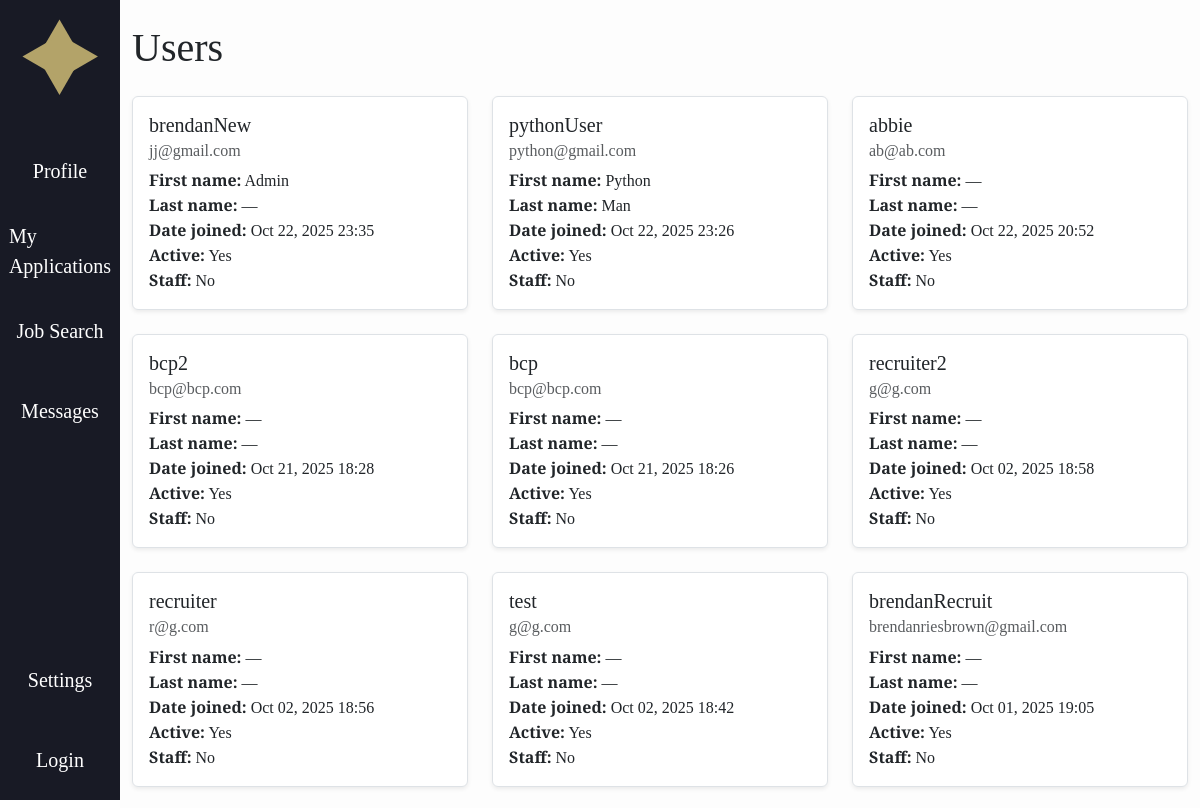
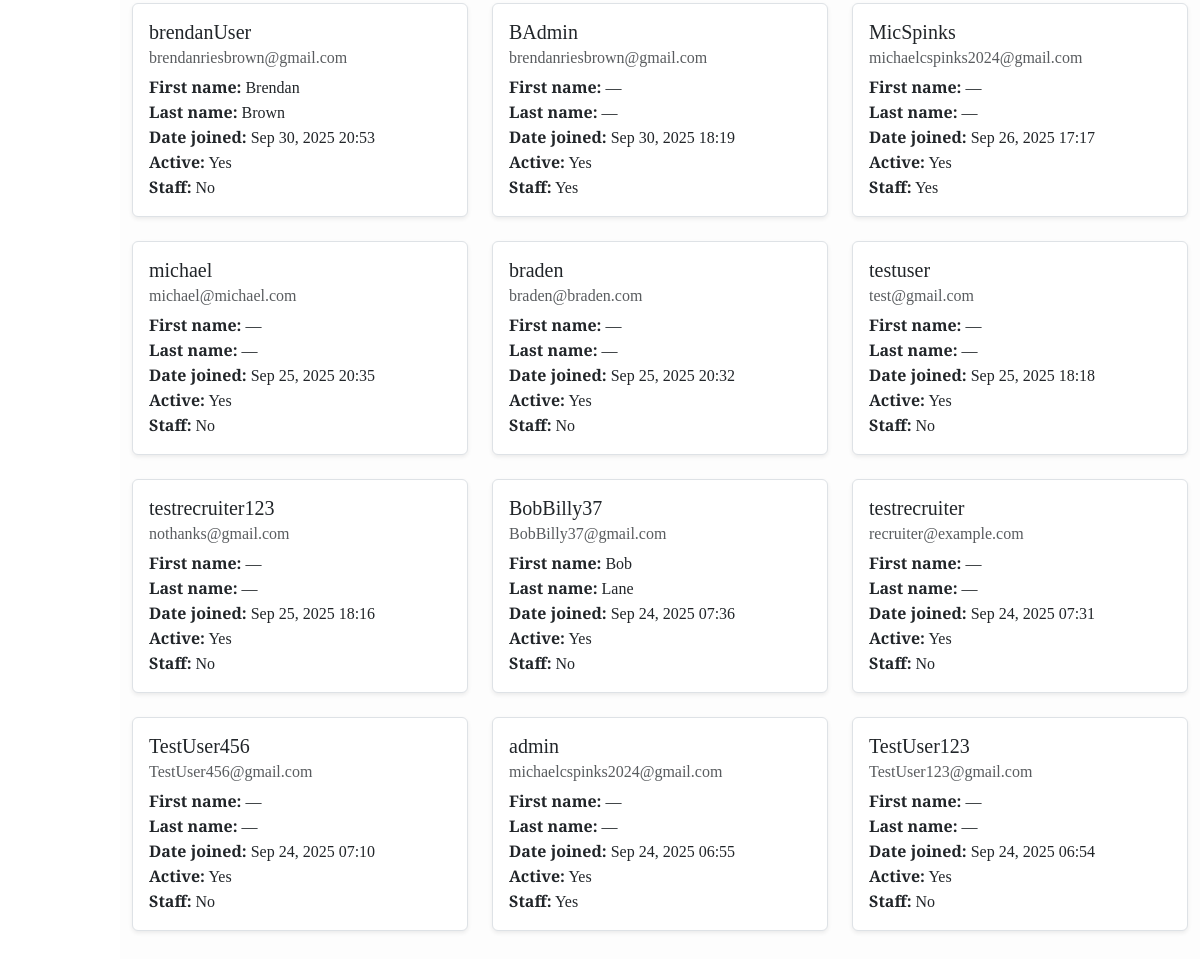
The page /manageusers/ on the database its author committed (2 pictures, top to bottom).
### accounts/models.py (models this page shows, shortened)
class CustomUser(AbstractUser):
    ROLE_CHOICES = (
        ("recruiter", "Recruiter"),
        ("user", "User"),
    )
    role = models.CharField(max_length=20, choices=ROLE_CHOICES, default="user")
    fname = models.CharField(max_length=30, blank=True, default='')
    lname = models.CharField(max_length=30, blank=True, default='')
    headline = models.CharField(max_length=255, blank=True, default='')
    skills = models.TextField(blank=True, default='')
    education = models.TextField(blank=True, default='')
    work_experience = models.TextField(blank=True, default='')
    location = models.CharField(max_length=255, blank=True, default='')
    links = models.TextField(blank=True, default='')
    show_headline = models.BooleanField(default=True)
    show_skills = models.BooleanField(default=True)
    show_education = models.BooleanField(default=True)
    show_work_experience = models.BooleanField(default=True)
    show_location = models.BooleanField(default=True)
    show_links = models.BooleanField(default=True)

### Ahome/views.py (the view)
# urls.py: path('manageusers/', views.manageusers, name='Ahome.manageusers'),
def manageusers(request):
    users = CustomUser.objects.all().order_by('-date_joined')
    return render(request, 'Ahome/manageusers.html', {'users': users})

### jobble/context_processors.py (called while the page is built, shortened)
def user_template(request):
    return {"base_template": "base.html"}           # default for anonymous users

### Ahome/templates/Ahome/manageusers.html (shortened to what this page needs)
{% extends base_template %}
{% load static %}
{% block content %}
<div class="container py-4">
	<h1 class="mb-4">Users</h1>
	<div class="row">
		{% for user in users %}
		<div class="col-md-6 col-lg-4 mb-4">
			<div class="card shadow-sm h-100">
				<div class="card-body">
					<h5 class="card-title">{{ user.username }}</h5>
					<h6 class="card-subtitle mb-2 text-muted">{{ user.email }}</h6>
					<p class="card-text">
						<strong>First name:</strong> {{ user.fname|default:"—" }}<br>
						<strong>Last name:</strong> {{ user.lname|default:"—" }}<br>
						<strong>Date joined:</strong> {{ user.date_joined|date:"M d, Y H:i" }}<br>
						<strong>Active:</strong> {{ user.is_active|yesno:"Yes,No" }}<br>
						<strong>Staff:</strong> {{ user.is_staff|yesno:"Yes,No" }}
					</p>
				</div>
			</div>
		</div>
		{% empty %}
		<p>No users found.</p>
		{% endfor %}
	</div>
</div>
{% endblock content %}

### jobble/static/css/style.css (style rules this page uses)
* { font-family: "DM Serif Text", serif; font-weight: 400; font-style: normal; }
body { overflow-x: hidden; }
h1 { font-size: 36px; }
.card { border: 1.5px solid #dee2e6 !important; }

### rows shown on the page
CustomUser: username "brendanNew", email "jj@gmail.com", fname "Admin", lname "—", date_joined "Oct 22, 2025 23:35", is_active "Yes", is_staff "No"
CustomUser: username "pythonUser", email "python@gmail.com", fname "Python", lname "Man", date_joined "Oct 22, 2025 23:26", is_active "Yes", is_staff "No"
CustomUser: username "abbie", email "ab@ab.com", fname "—", lname "—", date_joined "Oct 22, 2025 20:52", is_active "Yes", is_staff "No"
CustomUser: username "bcp2", email "bcp@bcp.com", fname "—", lname "—", date_joined "Oct 21, 2025 18:28", is_active "Yes", is_staff "No"
CustomUser: username "bcp", email "bcp@bcp.com", fname "—", lname "—", date_joined "Oct 21, 2025 18:26", is_active "Yes", is_staff "No"
CustomUser: username "recruiter2", email "g@g.com", fname "—", lname "—", date_joined "Oct 02, 2025 18:58", is_active "Yes", is_staff "No"
CustomUser: username "recruiter", email "r@g.com", fname "—", lname "—", date_joined "Oct 02, 2025 18:56", is_active "Yes", is_staff "No"
CustomUser: username "test", email "g@g.com", fname "—", lname "—", date_joined "Oct 02, 2025 18:42", is_active "Yes", is_staff "No"
CustomUser: username "brendanRecruit", email "brendanriesbrown@gmail.com", fname "—", lname "—", date_joined "Oct 01, 2025 19:05", is_active "Yes", is_staff "No"
CustomUser: username "brendanUser", email "brendanriesbrown@gmail.com", fname "Brendan", lname "Brown", date_joined "Sep 30, 2025 20:53", is_active "Yes", is_staff "No"
CustomUser: username "BAdmin", email "brendanriesbrown@gmail.com", fname "—", lname "—", date_joined "Sep 30, 2025 18:19", is_active "Yes", is_staff "Yes"
CustomUser: username "MicSpinks", email "michaelcspinks2024@gmail.com", fname "—", lname "—", date_joined "Sep 26, 2025 17:17", is_active "Yes", is_staff "Yes"
CustomUser: username "michael", email "michael@michael.com", fname "—", lname "—", date_joined "Sep 25, 2025 20:35", is_active "Yes", is_staff "No"
CustomUser: username "braden", email "braden@braden.com", fname "—", lname "—", date_joined "Sep 25, 2025 20:32", is_active "Yes", is_staff "No"
CustomUser: username "testuser", email "test@gmail.com", fname "—", lname "—", date_joined "Sep 25, 2025 18:18", is_active "Yes", is_staff "No"
CustomUser: username "testrecruiter123", email "nothanks@gmail.com", fname "—", lname "—", date_joined "Sep 25, 2025 18:16", is_active "Yes", is_staff "No"
CustomUser: username "BobBilly37", email "BobBilly37@gmail.com", fname "Bob", lname "Lane", date_joined "Sep 24, 2025 07:36", is_active "Yes", is_staff "No"
CustomUser: username "testrecruiter", email "recruiter@example.com", fname "—", lname "—", date_joined "Sep 24, 2025 07:31", is_active "Yes", is_staff "No"
CustomUser: username "TestUser456", email "TestUser456@gmail.com", fname "—", lname "—", date_joined "Sep 24, 2025 07:10", is_active "Yes", is_staff "No"
CustomUser: username "admin", email "michaelcspinks2024@gmail.com", fname "—", lname "—", date_joined "Sep 24, 2025 06:55", is_active "Yes", is_staff "Yes"
CustomUser: username "TestUser123", email "TestUser123@gmail.com", fname "—", lname "—", date_joined "Sep 24, 2025 06:54", is_active "Yes", is_staff "No"
